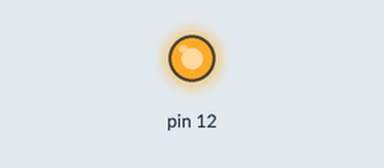
This sketch was run on a simulated Arduino Uno, built with avr-gcc and run on an emulated ATmega328P. On the bench: output pins drawn as LEDs (lit = HIGH).

Above: at 0.5 s.
At 4.5 s:
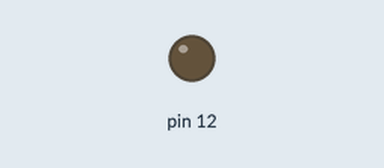
Timing chart, 0 to 6.9 s (numbered marks = the images above):
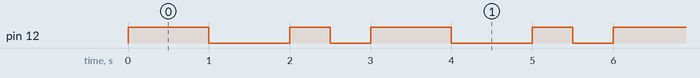

The sketch:

sketch_0124_firstClass.ino
```cpp
void setup() {
  // put your setup code here, to run once:

pinMode (12,OUTPUT);

}

void loop() {
  // put your main code here, to run repeatedly:

digitalWrite (12, HIGH);
delay (1000);
digitalWrite (12, LOW);
delay (1000);
digitalWrite (12, HIGH);
delay (500);
digitalWrite (12, LOW);
delay (500);


}
```

Measured:
- by itself, pin 12: repeats every 3.0 s: LOW 1.0 s, HIGH 0.50 s, LOW 0.50 s, HIGH 1.0 s
- by itself, everything shown: repeats every 3.0 s, in 4 steps
